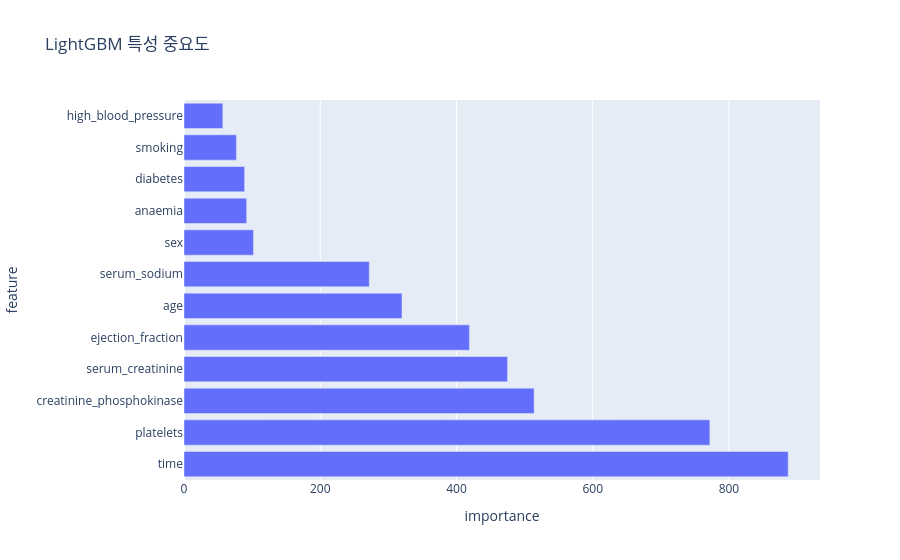

The code cell stored with this chart in its notebook:
### Markdown cell above
3.2 LightGBM (Light Gradient Boosting Machine)

LightGBM은 Microsoft에서 개발한 그래디언트 부스팅 프레임워크로, XGBoost보다 더 빠른 학습 속도와 더 적은 메모리 사용량을 특징으로 합니다.

🧠 개념 이해하기

* **Leaf-wise 트리 성장**: 기존의 level-wise 방식과 달리, 가장 손실이 큰 잎 노드를 먼저 분할하는 방식으로 트리를 성장시킵니다.
* **히스토그램 기반 알고리즘**: 연속형 특성을 이산화하여 메모리 사용량을 줄이고 학습 속도를 향상시킵니다.
* **GOSS (Gradient-based One-Side Sampling)**: 그래디언트가 큰 데이터를 우선적으로 사용하여 학습 효율성을 높입니다.
* **EFB (Exclusive Feature Bundling)**: 서로 배타적인 특성들을 하나로 묶어 차원을 줄이는 기술을 사용합니다.

💻 코드로 알아보기: LGBMClassifier

### Code cell
from lightgbm import LGBMClassifier

# LightGBM 모델 생성 및 학습
lgb_pipeline = Pipeline([
    ('scaler', StandardScaler()),
    ('lgb_clf', LGBMClassifier(n_estimators=500, learning_rate=0.1, random_state=42))
])

lgb_pipeline.fit(X_train, y_train,
                 lgb_clf__eval_set=[(X_test, y_test)])

# 예측 및 평가
y_pred_lgb = lgb_pipeline.predict(X_test)
print(f"Accuracy: {accuracy_score(y_test, y_pred_lgb):.4f}")
print(f"ROC-AUC: {roc_auc_score(y_test, lgb_pipeline.predict_proba(X_test)[:, 1]):.4f}")

# 특성 중요도 시각화
feature_importance = pd.DataFrame({
    'feature': X.columns,
    'importance': lgb_pipeline.named_steps['lgb_clf'].feature_importances_
})
feature_importance = feature_importance.sort_values('importance', ascending=False)

fig = px.bar(feature_importance, 
             x='importance', 
             y='feature',
             title='LightGBM 특성 중요도',
             orientation='h')
fig.show()

### Figure 1 — Plotly figure (JSON) as saved in the notebook; plotly's stock layout.template omitted (floating-point values rounded to 4 significant figures)
{"data": [{"alignmentgroup": "True", "hovertemplate": "importance=%{x}<br>feature=%{y}<extra></extra>", "legendgroup": "", "marker": {"color": "#636efa", "pattern": {"shape": ""}}, "name": "", "offsetgroup": "", "orientation": "h", "showlegend": false, "textposition": "auto", "type": "bar", "x": [887, 772, 514, 475, 419, 320, 272, 102, 92, 89, 77, 57], "xaxis": "x", "y": ["time", "platelets", "creatinine_phosphokinase", "serum_creatinine", "ejection_fraction", "age", "serum_sodium", "sex", "anaemia", "diabetes", "smoking", "high_blood_pressure"], "yaxis": "y"}], "layout": {"barmode": "relative", "legend": {"tracegroupgap": 0}, "title": {"text": "LightGBM 특성 중요도"}, "xaxis": {"anchor": "y", "domain": [0, 1], "title": {"text": "importance"}}, "yaxis": {"anchor": "x", "domain": [0, 1], "title": {"text": "feature"}}}}
